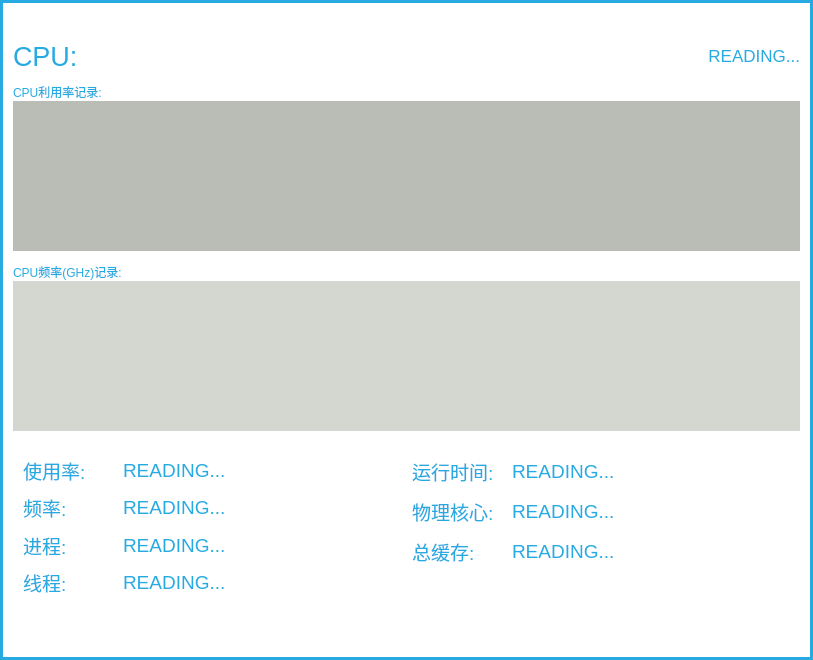
<?xml version="1.0" encoding="UTF-8"?>
<ui version="4.0">
 <class>cpustats</class>
 <widget class="QWidget" name="cpustats">
  <property name="geometry">
   <rect>
    <x>0</x>
    <y>0</y>
    <width>813</width>
    <height>660</height>
   </rect>
  </property>
  <property name="windowTitle">
   <string>Form</string>
  </property>
  <property name="styleSheet">
   <string notr="true"/>
  </property>
  <layout class="QGridLayout" name="gridLayout_6">
   <property name="leftMargin">
    <number>0</number>
   </property>
   <property name="topMargin">
    <number>0</number>
   </property>
   <property name="rightMargin">
    <number>0</number>
   </property>
   <property name="bottomMargin">
    <number>0</number>
   </property>
   <property name="spacing">
    <number>0</number>
   </property>
   <item row="0" column="0">
    <widget class="QFrame" name="frame">
     <property name="styleSheet">
      <string notr="true">background-color: rgb(255, 255, 255);
color: rgb(39, 170, 226);
</string>
     </property>
     <property name="frameShape">
      <enum>QFrame::Box</enum>
     </property>
     <property name="lineWidth">
      <number>3</number>
     </property>
     <layout class="QGridLayout" name="gridLayout_3">
      <property name="leftMargin">
       <number>10</number>
      </property>
      <property name="topMargin">
       <number>10</number>
      </property>
      <property name="rightMargin">
       <number>10</number>
      </property>
      <property name="bottomMargin">
       <number>10</number>
      </property>
      <property name="spacing">
       <number>0</number>
      </property>
      <item row="0" column="0">
       <layout class="QVBoxLayout" name="verticalLayout_2">
        <property name="topMargin">
         <number>2</number>
        </property>
        <item>
         <layout class="QVBoxLayout" name="verticalLayout">
          <property name="spacing">
           <number>0</number>
          </property>
          <item>
           <layout class="QGridLayout" name="gridLayout_4">
            <property name="sizeConstraint">
             <enum>QLayout::SetDefaultConstraint</enum>
            </property>
            <property name="spacing">
             <number>0</number>
            </property>
            <item row="0" column="0">
             <widget class="QLabel" name="label_CPU">
              <property name="sizePolicy">
               <sizepolicy hsizetype="Preferred" vsizetype="Fixed">
                <horstretch>0</horstretch>
                <verstretch>0</verstretch>
               </sizepolicy>
              </property>
              <property name="minimumSize">
               <size>
                <width>0</width>
                <height>30</height>
               </size>
              </property>
              <property name="maximumSize">
               <size>
                <width>16777215</width>
                <height>30</height>
               </size>
              </property>
              <property name="font">
               <font>
                <pointsize>20</pointsize>
               </font>
              </property>
              <property name="text">
               <string>CPU:</string>
              </property>
             </widget>
            </item>
            <item row="0" column="1">
             <widget class="QLabel" name="CPU_name">
              <property name="sizePolicy">
               <sizepolicy hsizetype="Preferred" vsizetype="Fixed">
                <horstretch>0</horstretch>
                <verstretch>0</verstretch>
               </sizepolicy>
              </property>
              <property name="minimumSize">
               <size>
                <width>0</width>
                <height>30</height>
               </size>
              </property>
              <property name="maximumSize">
               <size>
                <width>16777215</width>
                <height>30</height>
               </size>
              </property>
              <property name="font">
               <font>
                <pointsize>13</pointsize>
               </font>
              </property>
              <property name="text">
               <string>READING...</string>
              </property>
              <property name="alignment">
               <set>Qt::AlignRight|Qt::AlignTrailing|Qt::AlignVCenter</set>
              </property>
             </widget>
            </item>
           </layout>
          </item>
          <item>
           <widget class="QLabel" name="label_util_des">
            <property name="sizePolicy">
             <sizepolicy hsizetype="Preferred" vsizetype="Fixed">
              <horstretch>0</horstretch>
              <verstretch>0</verstretch>
             </sizepolicy>
            </property>
            <property name="minimumSize">
             <size>
              <width>0</width>
              <height>30</height>
             </size>
            </property>
            <property name="text">
             <string>CPU利用率记录:</string>
            </property>
            <property name="alignment">
             <set>Qt::AlignBottom|Qt::AlignLeading|Qt::AlignLeft</set>
            </property>
           </widget>
          </item>
          <item>
           <widget class="QCustomPlot" name="util_plot" native="true">
            <property name="sizePolicy">
             <sizepolicy hsizetype="Preferred" vsizetype="Expanding">
              <horstretch>0</horstretch>
              <verstretch>0</verstretch>
             </sizepolicy>
            </property>
            <property name="maximumSize">
             <size>
              <width>16777215</width>
              <height>150</height>
             </size>
            </property>
            <property name="styleSheet">
             <string notr="true">background-color: rgb(186, 189, 182);</string>
            </property>
           </widget>
          </item>
          <item>
           <widget class="QLabel" name="label_freq_des">
            <property name="sizePolicy">
             <sizepolicy hsizetype="Preferred" vsizetype="Fixed">
              <horstretch>0</horstretch>
              <verstretch>0</verstretch>
             </sizepolicy>
            </property>
            <property name="minimumSize">
             <size>
              <width>0</width>
              <height>30</height>
             </size>
            </property>
            <property name="text">
             <string>CPU频率(GHz)记录:</string>
            </property>
            <property name="alignment">
             <set>Qt::AlignBottom|Qt::AlignLeading|Qt::AlignLeft</set>
            </property>
           </widget>
          </item>
          <item>
           <widget class="QCustomPlot" name="freq_des" native="true">
            <property name="sizePolicy">
             <sizepolicy hsizetype="Preferred" vsizetype="Expanding">
              <horstretch>0</horstretch>
              <verstretch>0</verstretch>
             </sizepolicy>
            </property>
            <property name="maximumSize">
             <size>
              <width>16777215</width>
              <height>150</height>
             </size>
            </property>
            <property name="styleSheet">
             <string notr="true">background-color: rgb(211, 215, 207);</string>
            </property>
           </widget>
          </item>
          <item>
           <spacer name="verticalSpacer_2">
            <property name="orientation">
             <enum>Qt::Vertical</enum>
            </property>
            <property name="sizeType">
             <enum>QSizePolicy::Fixed</enum>
            </property>
            <property name="sizeHint" stdset="0">
             <size>
              <width>20</width>
              <height>20</height>
             </size>
            </property>
           </spacer>
          </item>
         </layout>
        </item>
        <item>
         <layout class="QHBoxLayout" name="horizontalLayout_2">
          <property name="spacing">
           <number>0</number>
          </property>
          <property name="leftMargin">
           <number>10</number>
          </property>
          <item>
           <layout class="QGridLayout" name="gridLayout">
            <item row="2" column="0">
             <widget class="QLabel" name="label_freq">
              <property name="sizePolicy">
               <sizepolicy hsizetype="Preferred" vsizetype="Preferred">
                <horstretch>0</horstretch>
                <verstretch>0</verstretch>
               </sizepolicy>
              </property>
              <property name="minimumSize">
               <size>
                <width>0</width>
                <height>30</height>
               </size>
              </property>
              <property name="maximumSize">
               <size>
                <width>100</width>
                <height>40</height>
               </size>
              </property>
              <property name="font">
               <font>
                <pointsize>14</pointsize>
               </font>
              </property>
              <property name="text">
               <string>频率:</string>
              </property>
              <property name="alignment">
               <set>Qt::AlignLeading|Qt::AlignLeft|Qt::AlignVCenter</set>
              </property>
             </widget>
            </item>
            <item row="1" column="0">
             <widget class="QLabel" name="label_util">
              <property name="sizePolicy">
               <sizepolicy hsizetype="Preferred" vsizetype="Preferred">
                <horstretch>0</horstretch>
                <verstretch>0</verstretch>
               </sizepolicy>
              </property>
              <property name="minimumSize">
               <size>
                <width>0</width>
                <height>30</height>
               </size>
              </property>
              <property name="maximumSize">
               <size>
                <width>100</width>
                <height>40</height>
               </size>
              </property>
              <property name="font">
               <font>
                <pointsize>14</pointsize>
               </font>
              </property>
              <property name="text">
               <string>使用率:</string>
              </property>
              <property name="alignment">
               <set>Qt::AlignLeading|Qt::AlignLeft|Qt::AlignVCenter</set>
              </property>
             </widget>
            </item>
            <item row="2" column="1">
             <widget class="QLabel" name="freq">
              <property name="sizePolicy">
               <sizepolicy hsizetype="Preferred" vsizetype="Preferred">
                <horstretch>0</horstretch>
                <verstretch>0</verstretch>
               </sizepolicy>
              </property>
              <property name="minimumSize">
               <size>
                <width>0</width>
                <height>30</height>
               </size>
              </property>
              <property name="maximumSize">
               <size>
                <width>16777215</width>
                <height>40</height>
               </size>
              </property>
              <property name="font">
               <font>
                <pointsize>14</pointsize>
               </font>
              </property>
              <property name="text">
               <string>READING...</string>
              </property>
             </widget>
            </item>
            <item row="3" column="0">
             <widget class="QLabel" name="label_process">
              <property name="sizePolicy">
               <sizepolicy hsizetype="Preferred" vsizetype="Preferred">
                <horstretch>0</horstretch>
                <verstretch>0</verstretch>
               </sizepolicy>
              </property>
              <property name="minimumSize">
               <size>
                <width>0</width>
                <height>30</height>
               </size>
              </property>
              <property name="maximumSize">
               <size>
                <width>100</width>
                <height>40</height>
               </size>
              </property>
              <property name="font">
               <font>
                <pointsize>14</pointsize>
               </font>
              </property>
              <property name="text">
               <string>进程:</string>
              </property>
              <property name="alignment">
               <set>Qt::AlignLeading|Qt::AlignLeft|Qt::AlignVCenter</set>
              </property>
             </widget>
            </item>
            <item row="3" column="1">
             <widget class="QLabel" name="process">
              <property name="sizePolicy">
               <sizepolicy hsizetype="Preferred" vsizetype="Preferred">
                <horstretch>0</horstretch>
                <verstretch>0</verstretch>
               </sizepolicy>
              </property>
              <property name="minimumSize">
               <size>
                <width>0</width>
                <height>30</height>
               </size>
              </property>
              <property name="maximumSize">
               <size>
                <width>16777215</width>
                <height>40</height>
               </size>
              </property>
              <property name="font">
               <font>
                <pointsize>14</pointsize>
               </font>
              </property>
              <property name="text">
               <string>READING...</string>
              </property>
             </widget>
            </item>
            <item row="4" column="0">
             <widget class="QLabel" name="label_thread">
              <property name="sizePolicy">
               <sizepolicy hsizetype="Preferred" vsizetype="Preferred">
                <horstretch>0</horstretch>
                <verstretch>0</verstretch>
               </sizepolicy>
              </property>
              <property name="minimumSize">
               <size>
                <width>0</width>
                <height>30</height>
               </size>
              </property>
              <property name="maximumSize">
               <size>
                <width>100</width>
                <height>40</height>
               </size>
              </property>
              <property name="font">
               <font>
                <pointsize>14</pointsize>
               </font>
              </property>
              <property name="text">
               <string>线程:</string>
              </property>
              <property name="alignment">
               <set>Qt::AlignLeading|Qt::AlignLeft|Qt::AlignVCenter</set>
              </property>
             </widget>
            </item>
            <item row="1" column="1">
             <widget class="QLabel" name="util">
              <property name="sizePolicy">
               <sizepolicy hsizetype="Preferred" vsizetype="Preferred">
                <horstretch>0</horstretch>
                <verstretch>0</verstretch>
               </sizepolicy>
              </property>
              <property name="minimumSize">
               <size>
                <width>0</width>
                <height>30</height>
               </size>
              </property>
              <property name="maximumSize">
               <size>
                <width>16777215</width>
                <height>40</height>
               </size>
              </property>
              <property name="font">
               <font>
                <pointsize>14</pointsize>
               </font>
              </property>
              <property name="text">
               <string>READING...</string>
              </property>
             </widget>
            </item>
            <item row="4" column="1">
             <widget class="QLabel" name="thread">
              <property name="sizePolicy">
               <sizepolicy hsizetype="Preferred" vsizetype="Preferred">
                <horstretch>0</horstretch>
                <verstretch>0</verstretch>
               </sizepolicy>
              </property>
              <property name="minimumSize">
               <size>
                <width>0</width>
                <height>30</height>
               </size>
              </property>
              <property name="maximumSize">
               <size>
                <width>16777215</width>
                <height>40</height>
               </size>
              </property>
              <property name="font">
               <font>
                <pointsize>14</pointsize>
               </font>
              </property>
              <property name="text">
               <string>READING...</string>
              </property>
             </widget>
            </item>
           </layout>
          </item>
          <item>
           <layout class="QGridLayout" name="gridLayout_2">
            <item row="1" column="1">
             <widget class="QLabel" name="time">
              <property name="sizePolicy">
               <sizepolicy hsizetype="Preferred" vsizetype="Preferred">
                <horstretch>0</horstretch>
                <verstretch>0</verstretch>
               </sizepolicy>
              </property>
              <property name="minimumSize">
               <size>
                <width>0</width>
                <height>30</height>
               </size>
              </property>
              <property name="maximumSize">
               <size>
                <width>16777215</width>
                <height>40</height>
               </size>
              </property>
              <property name="font">
               <font>
                <pointsize>14</pointsize>
               </font>
              </property>
              <property name="text">
               <string>READING...</string>
              </property>
             </widget>
            </item>
            <item row="1" column="0">
             <widget class="QLabel" name="label_time">
              <property name="sizePolicy">
               <sizepolicy hsizetype="Preferred" vsizetype="Preferred">
                <horstretch>0</horstretch>
                <verstretch>0</verstretch>
               </sizepolicy>
              </property>
              <property name="minimumSize">
               <size>
                <width>0</width>
                <height>30</height>
               </size>
              </property>
              <property name="maximumSize">
               <size>
                <width>100</width>
                <height>40</height>
               </size>
              </property>
              <property name="font">
               <font>
                <pointsize>14</pointsize>
               </font>
              </property>
              <property name="text">
               <string>运行时间:</string>
              </property>
              <property name="alignment">
               <set>Qt::AlignLeading|Qt::AlignLeft|Qt::AlignVCenter</set>
              </property>
             </widget>
            </item>
            <item row="3" column="0">
             <widget class="QLabel" name="label_cache">
              <property name="sizePolicy">
               <sizepolicy hsizetype="Preferred" vsizetype="Preferred">
                <horstretch>0</horstretch>
                <verstretch>0</verstretch>
               </sizepolicy>
              </property>
              <property name="minimumSize">
               <size>
                <width>0</width>
                <height>30</height>
               </size>
              </property>
              <property name="maximumSize">
               <size>
                <width>100</width>
                <height>40</height>
               </size>
              </property>
              <property name="font">
               <font>
                <pointsize>14</pointsize>
               </font>
              </property>
              <property name="text">
               <string>总缓存:</string>
              </property>
              <property name="alignment">
               <set>Qt::AlignLeading|Qt::AlignLeft|Qt::AlignVCenter</set>
              </property>
             </widget>
            </item>
            <item row="2" column="0">
             <widget class="QLabel" name="label_cores">
              <property name="sizePolicy">
               <sizepolicy hsizetype="Preferred" vsizetype="Preferred">
                <horstretch>0</horstretch>
                <verstretch>0</verstretch>
               </sizepolicy>
              </property>
              <property name="minimumSize">
               <size>
                <width>0</width>
                <height>30</height>
               </size>
              </property>
              <property name="maximumSize">
               <size>
                <width>100</width>
                <height>40</height>
               </size>
              </property>
              <property name="font">
               <font>
                <pointsize>14</pointsize>
               </font>
              </property>
              <property name="text">
               <string>物理核心:</string>
              </property>
              <property name="alignment">
               <set>Qt::AlignLeading|Qt::AlignLeft|Qt::AlignVCenter</set>
              </property>
             </widget>
            </item>
            <item row="2" column="1">
             <widget class="QLabel" name="cores">
              <property name="sizePolicy">
               <sizepolicy hsizetype="Preferred" vsizetype="Preferred">
                <horstretch>0</horstretch>
                <verstretch>0</verstretch>
               </sizepolicy>
              </property>
              <property name="minimumSize">
               <size>
                <width>0</width>
                <height>30</height>
               </size>
              </property>
              <property name="maximumSize">
               <size>
                <width>16777215</width>
                <height>40</height>
               </size>
              </property>
              <property name="font">
               <font>
                <pointsize>14</pointsize>
               </font>
              </property>
              <property name="text">
               <string>READING...</string>
              </property>
             </widget>
            </item>
            <item row="3" column="1">
             <widget class="QLabel" name="cache">
              <property name="sizePolicy">
               <sizepolicy hsizetype="Preferred" vsizetype="Preferred">
                <horstretch>0</horstretch>
                <verstretch>0</verstretch>
               </sizepolicy>
              </property>
              <property name="minimumSize">
               <size>
                <width>0</width>
                <height>30</height>
               </size>
              </property>
              <property name="maximumSize">
               <size>
                <width>16777215</width>
                <height>40</height>
               </size>
              </property>
              <property name="font">
               <font>
                <pointsize>14</pointsize>
               </font>
              </property>
              <property name="text">
               <string>READING...</string>
              </property>
             </widget>
            </item>
            <item row="4" column="0">
             <spacer name="verticalSpacer_3">
              <property name="orientation">
               <enum>Qt::Vertical</enum>
              </property>
              <property name="sizeType">
               <enum>QSizePolicy::Fixed</enum>
              </property>
              <property name="sizeHint" stdset="0">
               <size>
                <width>20</width>
                <height>30</height>
               </size>
              </property>
             </spacer>
            </item>
           </layout>
          </item>
         </layout>
        </item>
        <item>
         <spacer name="verticalSpacer">
          <property name="orientation">
           <enum>Qt::Vertical</enum>
          </property>
          <property name="sizeType">
           <enum>QSizePolicy::Fixed</enum>
          </property>
          <property name="sizeHint" stdset="0">
           <size>
            <width>20</width>
            <height>20</height>
           </size>
          </property>
         </spacer>
        </item>
       </layout>
      </item>
     </layout>
    </widget>
   </item>
  </layout>
 </widget>
 <customwidgets>
  <customwidget>
   <class>QCustomPlot</class>
   <extends>QWidget</extends>
   <header>qcustomplot.h</header>
   <container>1</container>
  </customwidget>
 </customwidgets>
 <resources/>
 <connections/>
</ui>
